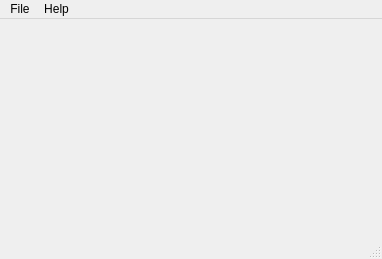
<?xml version="1.0" encoding="UTF-8"?>
<ui version="4.0">
 <class>MainWindowCryptoChatByJonathan</class>
 <widget class="QMainWindow" name="MainWindowCryptoChatByJonathan">
  <property name="geometry">
   <rect><x>0</x>
    <y>0</y><width>382</width>
    <height>259</height>
   </rect>
  </property>
  <property name="windowTitle">
   <string>Secret Messenger by Jonathan</string>
  </property>
  <property name="windowIcon">
   <iconset>
    <normaloff>../../../../../../Downloads/teamwork.png</normaloff>../../../../../../Downloads/teamwork.png</iconset>
  </property>
  <property name="styleSheet">
   <string notr="true"/>
  </property>
  <widget class="QWidget" name="centralwidget"/>
  <widget class="QMenuBar" name="menubar">
   <property name="geometry">
    <rect>
     <x>0</x>
     <y>0</y>
     <width>382</width>
     <height>21</height>
    </rect>
   </property>
   <property name="autoFillBackground">
    <bool>true</bool>
   </property>
   <property name="styleSheet">
    <string notr="true"/>
   </property>
   <widget class="QMenu" name="menuFile">
    <property name="title">
     <string>File</string>
    </property>
    <addaction name="actionChange_key_Strength"/>
    <addaction name="actionExit"/>
   </widget>
   <widget class="QMenu" name="menuAbout">
    <property name="title">
     <string>Help</string>
    </property>
    <addaction name="actionAbout_Author"/>
    <addaction name="actionAbout_This_Program"/>
   </widget>
   <addaction name="menuFile"/>
   <addaction name="menuAbout"/>
  </widget>
  <widget class="QStatusBar" name="statusbar"/>
  <action name="actionChange_key_Strength">
   <property name="text">
    <string>Change key Strength</string>
   </property>
  </action>
  <action name="actionExit">
   <property name="text">
    <string>Exit</string>
   </property>
  </action>
  <action name="actionAbout_Author">
   <property name="text">
    <string>Secret Messenger Help</string>
   </property>
  </action>
  <action name="actionAbout_This_Program">
   <property name="text">
    <string>About This Program</string>
   </property>
  </action>
 </widget>
 <resources/>
 <connections>
  <connection>
   <sender>actionExit</sender>
   <signal>triggered()</signal>
   <receiver>MainWindowCryptoChatByJonathan</receiver>
   <slot>close()</slot>
   <hints>
    <hint type="sourcelabel">
     <x>-1</x>
     <y>-1</y>
    </hint>
    <hint type="destinationlabel">
     <x>190</x>
     <y>129</y>
    </hint>
   </hints>
  </connection>
  <connection>
   <sender>actionAbout_This_Program</sender>
   <signal>triggered()</signal>
   <receiver>centralwidget</receiver>
   <slot>show()</slot>
   <hints>
    <hint type="sourcelabel">
     <x>190</x>
     <y>129</y>
    </hint>
    <hint type="destinationlabel">
     <x>190</x>
     <y>129</y>
    </hint>
   </hints>
  </connection>
 </connections>
</ui>
